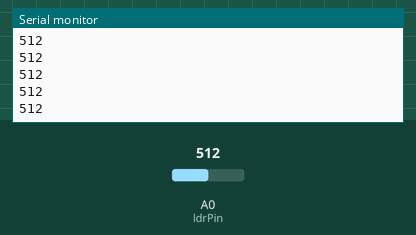
Recording of a sketch running on a simulated Arduino Uno, built with avr-gcc and run on an emulated ATmega328P. On the bench: the last lines printed to the serial monitor. Inputs (shaded band) come from the test bench; at power-on: A0 (ldrPin) = 512.

Above: at 1.2 s.
1.3 s: A0 (ldrPin) set to 716
At 1.31 s:
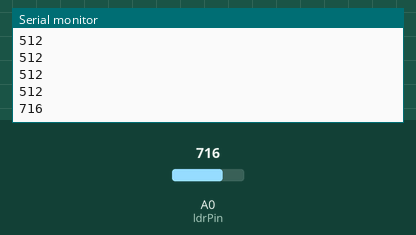
2.8 s: A0 (ldrPin) set to 900
At 2.81 s:
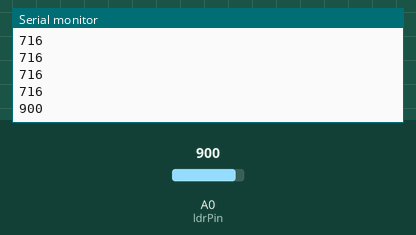
Timing chart, 0 to 5.8 s (numbered marks = the images above; inputs shaded):
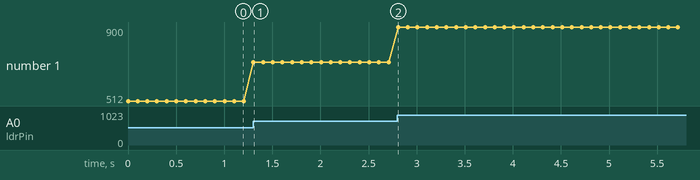

The sketch:

Light_Detection_1.ino
```cpp
const int ldrPin = A0;

void setup(){
  Serial.begin(9600);
}

void loop(){
  Serial.println( analogRead(ldrPin) );
  delay(100);
}
```

Measured:
- after the input at 1.3 s, the serial monitor: prints a new line at once (image 1)
- after the input at 2.8 s, the serial monitor: prints a new line at once (image 2)
- plotted number 1: 512 → 716 after the input at 1.3 s, 716 → 900 after the input at 2.8 s
